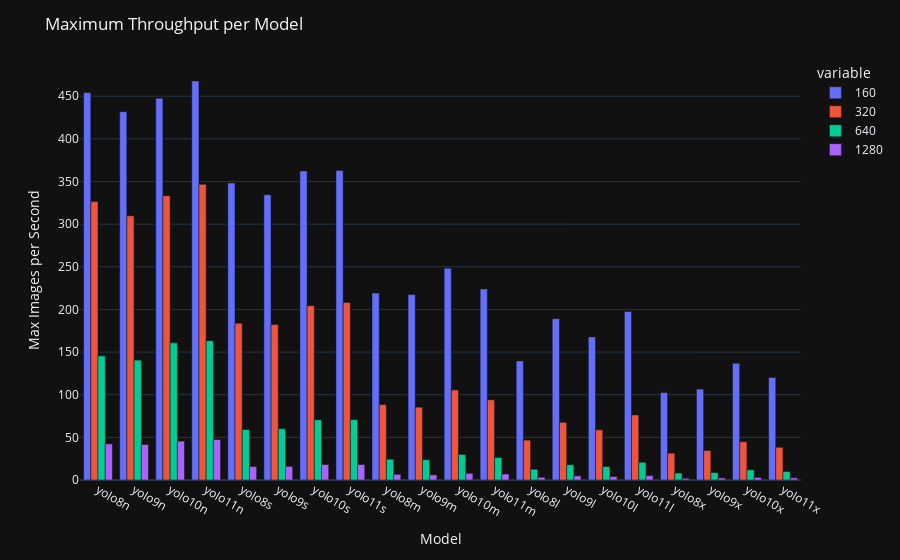
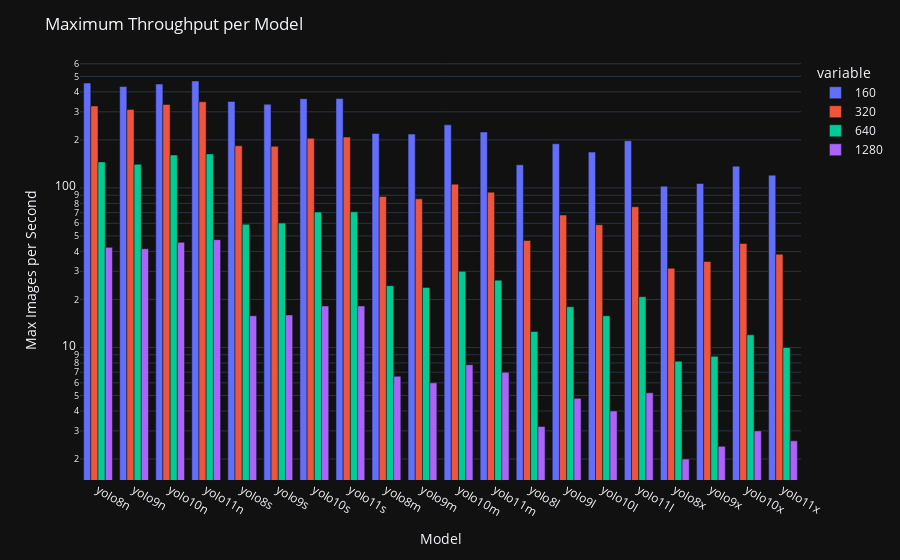

These figures' notebook cell, in order:
### Code cell
import plotly.express as px
import pandas as pd

# Dictionary to store max throughput for each model
max_throughput = {}

for resolution in sorted(response_time.keys()):
    queue_df = pd.DataFrame.from_dict(response_time[resolution])
    
    # Calculate the maximum throughput for each model
    max_throughput[resolution] = queue_df.max()

# Create a DataFrame from the max throughput dictionary
max_throughput_df = pd.DataFrame(max_throughput)

# Sort 
max_throughput_df_sorted = common_utils.sort_by_model_size_then_version(max_throughput_df)

# Plot the maximum throughput for each model
fig = px.bar(max_throughput_df_sorted, barmode='group')
fig.update_layout(title='Maximum Throughput per Model', xaxis_title='Model', yaxis_title='Max Images per Second', yaxis_type='linear')
fig.show()

fig = px.bar(max_throughput_df_sorted, barmode='group')
fig.update_layout(title='Maximum Throughput per Model', xaxis_title='Model', yaxis_title='Max Images per Second', yaxis_type='log')
fig.show()

### Figure 1 — Plotly figure (JSON) as saved in the notebook; plotly's stock layout.template omitted (floating-point values rounded to 4 significant figures)
{"data": [{"alignmentgroup": "True", "hovertemplate": "variable=160<br>index=%{x}<br>value=%{y}<extra></extra>", "legendgroup": "160", "marker": {"color": "#636efa", "pattern": {"shape": ""}}, "name": "160", "offsetgroup": "160", "orientation": "v", "showlegend": true, "textposition": "auto", "x": ["yolo8n", "yolo9n", "yolo10n", "yolo11n", "yolo8s", "yolo9s", "yolo10s", "yolo11s", "yolo8m", "yolo9m", "yolo10m", "yolo11m", "yolo8l", "yolo9l", "yolo10l", "yolo11l", "yolo8x", "yolo9x", "yolo10x", "yolo11x"], "xaxis": "x", "y": [454.2, 431.8, 447.6, 467.8, 348.2, 334.4, 362.4, 363.0, 219.2, 217.4, 248.4, 224.0, 139.6, 189.2, 167.8, 197.6, 102.4, 106.6, 136.8, 120.2], "yaxis": "y", "type": "bar"}, {"alignmentgroup": "True", "hovertemplate": "variable=320<br>index=%{x}<br>value=%{y}<extra></extra>", "legendgroup": "320", "marker": {"color": "#EF553B", "pattern": {"shape": ""}}, "name": "320", "offsetgroup": "320", "orientation": "v", "showlegend": true, "textposition": "auto", "x": ["yolo8n", "yolo9n", "yolo10n", "yolo11n", "yolo8s", "yolo9s", "yolo10s", "yolo11s", "yolo8m", "yolo9m", "yolo10m", "yolo11m", "yolo8l", "yolo9l", "yolo10l", "yolo11l", "yolo8x", "yolo9x", "yolo10x", "yolo11x"], "xaxis": "x", "y": [326.4, 309.8, 333.4, 346.6, 183.8, 182.2, 204.4, 208.2, 88.4, 85.4, 105.6, 94.0, 46.8, 67.6, 58.8, 76.2, 31.4, 34.6, 44.8, 38.4], "yaxis": "y", "type": "bar"}, {"alignmentgroup": "True", "hovertemplate": "variable=640<br>index=%{x}<br>value=%{y}<extra></extra>", "legendgroup": "640", "marker": {"color": "#00cc96", "pattern": {"shape": ""}}, "name": "640", "offsetgroup": "640", "orientation": "v", "showlegend": true, "textposition": "auto", "x": ["yolo8n", "yolo9n", "yolo10n", "yolo11n", "yolo8s", "yolo9s", "yolo10s", "yolo11s", "yolo8m", "yolo9m", "yolo10m", "yolo11m", "yolo8l", "yolo9l", "yolo10l", "yolo11l", "yolo8x", "yolo9x", "yolo10x", "yolo11x"], "xaxis": "x", "y": [145.6, 140.6, 160.8, 163.4, 59.2, 60.2, 70.6, 70.8, 24.4, 23.8, 30.0, 26.4, 12.6, 18.0, 15.8, 20.8, 8.2, 8.8, 12.0, 10.0], "yaxis": "y", "type": "bar"}, {"alignmentgroup": "True", "hovertemplate": "variable=1280<br>index=%{x}<br>value=%{y}<extra></extra>", "legendgroup": "1280", "marker": {"color": "#ab63fa", "pattern": {"shape": ""}}, "name": "1280", "offsetgroup": "1280", "orientation": "v", "showlegend": true, "textposition": "auto", "x": ["yolo8n", "yolo9n", "yolo10n", "yolo11n", "yolo8s", "yolo9s", "yolo10s", "yolo11s", "yolo8m", "yolo9m", "yolo10m", "yolo11m", "yolo8l", "yolo9l", "yolo10l", "yolo11l", "yolo8x", "yolo9x", "yolo10x", "yolo11x"], "xaxis": "x", "y": [42.4, 41.6, 45.6, 47.4, 15.8, 16.0, 18.2, 18.2, 6.6, 6.0, 7.8, 7.0, 3.2, 4.8, 4.0, 5.2, 2.0, 2.4, 3.0, 2.6], "yaxis": "y", "type": "bar"}], "layout": {"xaxis": {"anchor": "y", "domain": [0.0, 1.0], "title": {"text": "Model"}}, "yaxis": {"anchor": "x", "domain": [0.0, 1.0], "title": {"text": "Max Images per Second"}, "type": "linear"}, "legend": {"title": {"text": "variable"}, "tracegroupgap": 0}, "margin": {"t": 60}, "barmode": "group", "title": {"text": "Maximum Throughput per Model"}}}

### Figure 2 — Plotly figure (JSON) as saved in the notebook; plotly's stock layout.template omitted (floating-point values rounded to 4 significant figures)
{"data": [{"alignmentgroup": "True", "hovertemplate": "variable=160<br>index=%{x}<br>value=%{y}<extra></extra>", "legendgroup": "160", "marker": {"color": "#636efa", "pattern": {"shape": ""}}, "name": "160", "offsetgroup": "160", "orientation": "v", "showlegend": true, "textposition": "auto", "x": ["yolo8n", "yolo9n", "yolo10n", "yolo11n", "yolo8s", "yolo9s", "yolo10s", "yolo11s", "yolo8m", "yolo9m", "yolo10m", "yolo11m", "yolo8l", "yolo9l", "yolo10l", "yolo11l", "yolo8x", "yolo9x", "yolo10x", "yolo11x"], "xaxis": "x", "y": [454.2, 431.8, 447.6, 467.8, 348.2, 334.4, 362.4, 363.0, 219.2, 217.4, 248.4, 224.0, 139.6, 189.2, 167.8, 197.6, 102.4, 106.6, 136.8, 120.2], "yaxis": "y", "type": "bar"}, {"alignmentgroup": "True", "hovertemplate": "variable=320<br>index=%{x}<br>value=%{y}<extra></extra>", "legendgroup": "320", "marker": {"color": "#EF553B", "pattern": {"shape": ""}}, "name": "320", "offsetgroup": "320", "orientation": "v", "showlegend": true, "textposition": "auto", "x": ["yolo8n", "yolo9n", "yolo10n", "yolo11n", "yolo8s", "yolo9s", "yolo10s", "yolo11s", "yolo8m", "yolo9m", "yolo10m", "yolo11m", "yolo8l", "yolo9l", "yolo10l", "yolo11l", "yolo8x", "yolo9x", "yolo10x", "yolo11x"], "xaxis": "x", "y": [326.4, 309.8, 333.4, 346.6, 183.8, 182.2, 204.4, 208.2, 88.4, 85.4, 105.6, 94.0, 46.8, 67.6, 58.8, 76.2, 31.4, 34.6, 44.8, 38.4], "yaxis": "y", "type": "bar"}, {"alignmentgroup": "True", "hovertemplate": "variable=640<br>index=%{x}<br>value=%{y}<extra></extra>", "legendgroup": "640", "marker": {"color": "#00cc96", "pattern": {"shape": ""}}, "name": "640", "offsetgroup": "640", "orientation": "v", "showlegend": true, "textposition": "auto", "x": ["yolo8n", "yolo9n", "yolo10n", "yolo11n", "yolo8s", "yolo9s", "yolo10s", "yolo11s", "yolo8m", "yolo9m", "yolo10m", "yolo11m", "yolo8l", "yolo9l", "yolo10l", "yolo11l", "yolo8x", "yolo9x", "yolo10x", "yolo11x"], "xaxis": "x", "y": [145.6, 140.6, 160.8, 163.4, 59.2, 60.2, 70.6, 70.8, 24.4, 23.8, 30.0, 26.4, 12.6, 18.0, 15.8, 20.8, 8.2, 8.8, 12.0, 10.0], "yaxis": "y", "type": "bar"}, {"alignmentgroup": "True", "hovertemplate": "variable=1280<br>index=%{x}<br>value=%{y}<extra></extra>", "legendgroup": "1280", "marker": {"color": "#ab63fa", "pattern": {"shape": ""}}, "name": "1280", "offsetgroup": "1280", "orientation": "v", "showlegend": true, "textposition": "auto", "x": ["yolo8n", "yolo9n", "yolo10n", "yolo11n", "yolo8s", "yolo9s", "yolo10s", "yolo11s", "yolo8m", "yolo9m", "yolo10m", "yolo11m", "yolo8l", "yolo9l", "yolo10l", "yolo11l", "yolo8x", "yolo9x", "yolo10x", "yolo11x"], "xaxis": "x", "y": [42.4, 41.6, 45.6, 47.4, 15.8, 16.0, 18.2, 18.2, 6.6, 6.0, 7.8, 7.0, 3.2, 4.8, 4.0, 5.2, 2.0, 2.4, 3.0, 2.6], "yaxis": "y", "type": "bar"}], "layout": {"xaxis": {"anchor": "y", "domain": [0.0, 1.0], "title": {"text": "Model"}}, "yaxis": {"anchor": "x", "domain": [0.0, 1.0], "title": {"text": "Max Images per Second"}, "type": "log"}, "legend": {"title": {"text": "variable"}, "tracegroupgap": 0}, "margin": {"t": 60}, "barmode": "group", "title": {"text": "Maximum Throughput per Model"}}}
